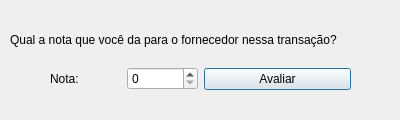
<?xml version="1.0" encoding="UTF-8"?>
<ui version="4.0">
 <class>AvaliacaoJanela</class>
 <widget class="QDialog" name="AvaliacaoJanela">
  <property name="geometry">
   <rect>
    <x>0</x>
    <y>0</y>
    <width>400</width>
    <height>120</height>
   </rect>
  </property>
  <property name="windowTitle">
   <string>Avaliação</string>
  </property>
  <widget class="QLabel" name="label">
   <property name="geometry">
    <rect>
     <x>10</x>
     <y>30</y>
     <width>371</width>
     <height>20</height>
    </rect>
   </property>
   <property name="text">
    <string>Qual a nota que você da para o fornecedor nessa transação?</string>
   </property>
  </widget>
  <widget class="QWidget" name="">
   <property name="geometry">
    <rect>
     <x>50</x>
     <y>60</y>
     <width>301</width>
     <height>38</height>
    </rect>
   </property>
   <layout class="QHBoxLayout" name="horizontalLayout_2">
    <item>
     <layout class="QHBoxLayout" name="horizontalLayout">
      <item>
       <widget class="QLabel" name="label_2">
        <property name="text">
         <string>Nota:</string>
        </property>
       </widget>
      </item>
      <item>
       <widget class="QSpinBox" name="spinBox"/>
      </item>
     </layout>
    </item>
    <item>
     <widget class="QPushButton" name="pushButton">
      <property name="text">
       <string>Avaliar</string>
      </property>
     </widget>
    </item>
   </layout>
  </widget>
 </widget>
 <resources/>
 <connections/>
</ui>
